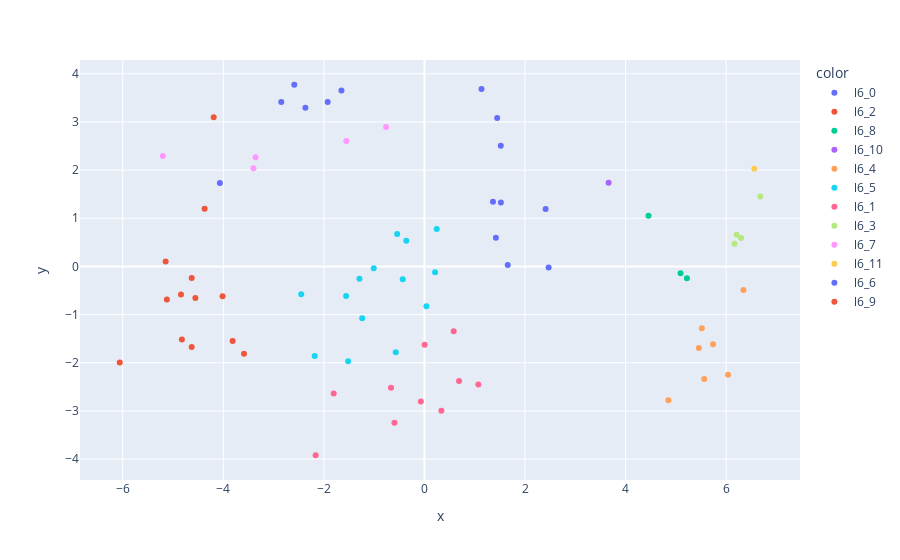

Notebook code for this chart:
### Markdown cell above
### Level 6

### Code cell
# Manual hyperparameters optimization
plot_clusters(tanks, 12, 6)

### Figure 1 — Plotly figure (JSON) as saved in the notebook; plotly's stock layout.template omitted (floating-point values rounded to 4 significant figures)
{"data": [{"customdata": [["Tiger 131", "G136_Tiger_131", 6, "heavyTank"], ["Объект 244", "R114_Object_244", 6, "heavyTank"], ["КВ-85", "R106_KV85", 6, "heavyTank"], ["A43 BP prototype", "GB105_Black_Prince_2019", 6, "heavyTank"], ["ARL 44", "F06_ARL_44", 6, "heavyTank"], ["TOG II*", "GB63_TOG_II", 6, "heavyTank"], ["Heavy Tank No. VI", "J19_Tiger_I_Jpn", 6, "heavyTank"], ["M6", "A10_M6", 6, "heavyTank"]], "hovertemplate": "color=l6_0<br>x=%{x}<br>y=%{y}<br>Танк=%{customdata[0]}<br>Тег=%{customdata[1]}<br>Уровень=%{customdata[2]}<br>Тип=%{customdata[3]}<extra></extra>", "legendgroup": "l6_0", "marker": {"color": "#636efa", "symbol": "circle"}, "mode": "markers", "name": "l6_0", "orientation": "v", "showlegend": true, "type": "scatter", "x": [1.421, 1.518, 1.446, 2.409, 1.52, 2.469, 1.656, 1.363], "xaxis": "x", "y": [0.5977, 2.503, 3.083, 1.191, 1.327, -0.02175, 0.03012, 1.341], "yaxis": "y"}, {"customdata": [["AMX 12 t", "F15_AMX_12t", 6, "lightTank"], ["A46", "GB108_A46", 6, "lightTank"], ["M18 Hellcat", "A41_M18_Hellcat", 6, "AT-SPG"], ["МТ-25", "R101_MT25", 6, "lightTank"], ["59-16", "Ch15_59_16", 6, "lightTank"], ["Т-50-2", "R160_T_50_2", 6, "lightTank"], ["T37", "A94_T37", 6, "lightTank"], ["M24E2 Super Chaffee", "A134_M24E2_SuperChaffee", 6, "lightTank"], ["Type 64", "Ch24_Type64", 6, "lightTank"], ["VK 28.01", "G66_VK2801", 6, "lightTank"], ["T21", "A71_T21", 6, "lightTank"]], "hovertemplate": "color=l6_2<br>x=%{x}<br>y=%{y}<br>Танк=%{customdata[0]}<br>Тег=%{customdata[1]}<br>Уровень=%{customdata[2]}<br>Тип=%{customdata[3]}<extra></extra>", "legendgroup": "l6_2", "marker": {"color": "#EF553B", "symbol": "circle"}, "mode": "markers", "name": "l6_2", "orientation": "v", "showlegend": true, "type": "scatter", "x": [-3.588, -4.015, -4.371, -4.629, -3.815, -4.824, -4.555, -4.842, -5.147, -5.122, -4.629], "xaxis": "x", "y": [-1.813, -0.6199, 1.197, -1.671, -1.546, -1.516, -0.6579, -0.5826, 0.09962, -0.6857, -0.2401], "yaxis": "y"}, {"customdata": [["VK 36.01 (H)", "G15_VK3601H", 6, "heavyTank"], ["Churchill VII", "GB09_Churchill_VII", 6, "heavyTank"], ["VK 30.01 (P)", "G27_VK3001P", 6, "heavyTank"]], "hovertemplate": "color=l6_8<br>x=%{x}<br>y=%{y}<br>Танк=%{customdata[0]}<br>Тег=%{customdata[1]}<br>Уровень=%{customdata[2]}<br>Тип=%{customdata[3]}<extra></extra>", "legendgroup": "l6_8", "marker": {"color": "#00cc96", "symbol": "circle"}, "mode": "markers", "name": "l6_8", "orientation": "v", "showlegend": true, "type": "scatter", "x": [5.093, 4.456, 5.219], "xaxis": "x", "y": [-0.1403, 1.051, -0.2451], "yaxis": "y"}, {"customdata": [["AT 8", "GB74_AT8", 6, "AT-SPG"]], "hovertemplate": "color=l6_10<br>x=%{x}<br>y=%{y}<br>Танк=%{customdata[0]}<br>Тег=%{customdata[1]}<br>Уровень=%{customdata[2]}<br>Тип=%{customdata[3]}<extra></extra>", "legendgroup": "l6_10", "marker": {"color": "#ab63fa", "symbol": "circle"}, "mode": "markers", "name": "l6_10", "orientation": "v", "showlegend": true, "type": "scatter", "x": [3.663], "xaxis": "x", "y": [1.736], "yaxis": "y"}, {"customdata": [["Crusader", "GB20_Crusader", 6, "lightTank"], ["Cromwell", "GB21_Cromwell", 6, "mediumTank"], ["B.U.G.I.", "Pl18_BUGI", 6, "mediumTank"], ["Т-34-85", "R07_T-34-85", 6, "mediumTank"], ["M4A3E8 Sherman", "A06_M4A3E8_Sherman", 6, "mediumTank"], ["Sherman Firefly", "GB19_Sherman_Firefly", 6, "mediumTank"], ["M4A3E2 Sherman Jumbo", "A36_Sherman_Jumbo", 6, "mediumTank"]], "hovertemplate": "color=l6_4<br>x=%{x}<br>y=%{y}<br>Танк=%{customdata[0]}<br>Тег=%{customdata[1]}<br>Уровень=%{customdata[2]}<br>Тип=%{customdata[3]}<extra></extra>", "legendgroup": "l6_4", "marker": {"color": "#FFA15A", "symbol": "circle"}, "mode": "markers", "name": "l6_4", "orientation": "v", "showlegend": true, "type": "scatter", "x": [4.85, 5.564, 6.037, 6.345, 5.457, 5.74, 5.517], "xaxis": "x", "y": [-2.777, -2.335, -2.251, -0.4873, -1.694, -1.618, -1.285], "yaxis": "y"}, {"customdata": [["M4A3E8 Thunderbolt VII", "A118_M4_Thunderbolt", 6, "mediumTank"], ["Т-34-85М", "R108_T34_85M", 6, "mediumTank"], ["А-43", "R57_A43", 6, "mediumTank"], ["Sherman VC Firefly", "GB95_Ekins_Firefly_M4A4", 6, "mediumTank"], ["M4A3E8 Fury", "A104_M4A3E8A", 6, "mediumTank"], ["Bretagne Panther", "F113_Bretagne_Panther", 6, "mediumTank"], ["Pz.Kpfw. IV Schmalturm", "G77_PzIV_Schmalturm", 6, "mediumTank"], ["VK 30.01 (D)", "G87_VK3002DB_V1", 6, "mediumTank"], ["Cromwell B", "GB85_Cromwell_Berlin", 6, "mediumTank"], ["М4-А2 Шерман Лозы", "R140_M4_Loza", 6, "mediumTank"], ["M4A1 FL 10", "F85_M4A1_FL10", 6, "mediumTank"], ["VK 30.02 (M)", "G96_VK3002M", 6, "mediumTank"], ["Т-34-85 Rudy", "R117_T34_85_Rudy", 6, "mediumTank"], ["Type 58", "Ch20_Type58", 6, "mediumTank"]], "hovertemplate": "color=l6_5<br>x=%{x}<br>y=%{y}<br>Танк=%{customdata[0]}<br>Тег=%{customdata[1]}<br>Уровень=%{customdata[2]}<br>Тип=%{customdata[3]}<extra></extra>", "legendgroup": "l6_5", "marker": {"color": "#19d3f3", "symbol": "circle"}, "mode": "markers", "name": "l6_5", "orientation": "v", "showlegend": true, "type": "scatter", "x": [0.244, -1.009, -2.451, -0.5707, -0.3606, 0.03934, 0.2112, -1.558, -1.517, -0.5424, -2.183, -0.4316, -1.293, -1.238], "xaxis": "x", "y": [0.7744, -0.04031, -0.5766, -1.783, 0.5322, -0.8254, -0.1209, -0.6162, -1.967, 0.6724, -1.859, -0.2653, -0.254, -1.076], "yaxis": "y"}, {"customdata": [["Strv m/42-57 Alt A.2", "S01_Strv_74_A2", 6, "mediumTank"], ["Škoda T 40", "Cz01_Skoda_T40", 6, "mediumTank"], ["40TP Habicha", "Pl10_40TP_Habicha", 6, "mediumTank"], ["AC 4 Experimental", "GB35_Sentinel_AC_IV", 6, "mediumTank"], ["Pudel", "Pl03_PzV_Poland", 6, "mediumTank"], ["Strv 74", "S07_Strv_74", 6, "mediumTank"], ["Škoda T 25", "Cz08_T_25", 6, "mediumTank"], ["T-34-85 Rudy", "Pl16_T34_85_Rudy", 6, "mediumTank"], ["Type 4 Chi-To", "J10_Chi_To", 6, "mediumTank"], ["P.43 bis", "It10_P43_bis", 6, "mediumTank"]], "hovertemplate": "color=l6_1<br>x=%{x}<br>y=%{y}<br>Танк=%{customdata[0]}<br>Тег=%{customdata[1]}<br>Уровень=%{customdata[2]}<br>Тип=%{customdata[3]}<extra></extra>", "legendgroup": "l6_1", "marker": {"color": "#FF6692", "symbol": "circle"}, "mode": "markers", "name": "l6_1", "orientation": "v", "showlegend": true, "type": "scatter", "x": [-0.5969, -0.6643, 1.072, 0.003725, 0.688, -2.163, -1.805, -0.07158, 0.582, 0.3372], "xaxis": "x", "y": [-3.245, -2.521, -2.45, -1.624, -2.38, -3.92, -2.638, -2.804, -1.347, -2.994], "yaxis": "y"}, {"customdata": [["Т-150", "R72_T150", 6, "heavyTank"], ["КВ-2", "R77_KV2", 6, "heavyTank"], ["КВ-1С", "R13_KV-1s", 6, "heavyTank"], ["КВ-2 (Р)", "R152_KV2_W", 6, "heavyTank"]], "hovertemplate": "color=l6_3<br>x=%{x}<br>y=%{y}<br>Танк=%{customdata[0]}<br>Тег=%{customdata[1]}<br>Уровень=%{customdata[2]}<br>Тип=%{customdata[3]}<extra></extra>", "legendgroup": "l6_3", "marker": {"color": "#B6E880", "symbol": "circle"}, "mode": "markers", "name": "l6_3", "orientation": "v", "showlegend": true, "type": "scatter", "x": [6.208, 6.297, 6.166, 6.678], "xaxis": "x", "y": [0.6556, 0.5901, 0.4689, 1.451], "yaxis": "y"}, {"customdata": [["Achilles", "GB45_Achilles_IIC", 6, "AT-SPG"], ["M36 Jackson", "A31_M36_Slagger", 6, "AT-SPG"], ["Excalibur", "GB96_Excalibur", 6, "AT-SPG"], ["Churchill Gun Carrier", "GB40_Gun_Carrier_Churchill", 6, "AT-SPG"], ["Dicker Max", "G41_DickerMax", 6, "AT-SPG"]], "hovertemplate": "color=l6_7<br>x=%{x}<br>y=%{y}<br>Танк=%{customdata[0]}<br>Тег=%{customdata[1]}<br>Уровень=%{customdata[2]}<br>Тип=%{customdata[3]}<extra></extra>", "legendgroup": "l6_7", "marker": {"color": "#FF97FF", "symbol": "circle"}, "mode": "markers", "name": "l6_7", "orientation": "v", "showlegend": true, "type": "scatter", "x": [-3.4, -1.553, -3.359, -0.7634, -5.202], "xaxis": "x", "y": [2.036, 2.602, 2.268, 2.894, 2.294], "yaxis": "y"}, {"customdata": [["O-I", "J24_Mi_To_130_tons", 6, "heavyTank"]], "hovertemplate": "color=l6_11<br>x=%{x}<br>y=%{y}<br>Танк=%{customdata[0]}<br>Тег=%{customdata[1]}<br>Уровень=%{customdata[2]}<br>Тип=%{customdata[3]}<extra></extra>", "legendgroup": "l6_11", "marker": {"color": "#FECB52", "symbol": "circle"}, "mode": "markers", "name": "l6_11", "orientation": "v", "showlegend": true, "type": "scatter", "x": [6.56], "xaxis": "x", "y": [2.027], "yaxis": "y"}, {"customdata": [["СУ-100Y", "R49_SU100Y", 6, "AT-SPG"], ["СУ-100", "R17_SU-100", 6, "AT-SPG"], ["WZ-131G FT", "Ch34_WZ131G_FT", 6, "AT-SPG"], ["T78", "A123_T78", 6, "AT-SPG"], ["Jagdpanzer IV", "G17_JagdPzIV", 6, "AT-SPG"], ["ARL V39", "F34_ARL_V39", 6, "AT-SPG"], ["Nashorn", "G40_Nashorn", 6, "AT-SPG"]], "hovertemplate": "color=l6_6<br>x=%{x}<br>y=%{y}<br>Танк=%{customdata[0]}<br>Тег=%{customdata[1]}<br>Уровень=%{customdata[2]}<br>Тип=%{customdata[3]}<extra></extra>", "legendgroup": "l6_6", "marker": {"color": "#636efa", "symbol": "circle"}, "mode": "markers", "name": "l6_6", "orientation": "v", "showlegend": true, "type": "scatter", "x": [1.135, -1.65, -2.847, -4.068, -1.924, -2.368, -2.588], "xaxis": "x", "y": [3.685, 3.655, 3.416, 1.734, 3.414, 3.294, 3.772], "yaxis": "y"}, {"customdata": [["Panhard AMD 178B", "F109_AMD_Panhard_178B", 6, "lightTank"], ["Ikv 65 Alt II", "S08_Ikv_65_Alt_2", 6, "AT-SPG"]], "hovertemplate": "color=l6_9<br>x=%{x}<br>y=%{y}<br>Танк=%{customdata[0]}<br>Тег=%{customdata[1]}<br>Уровень=%{customdata[2]}<br>Тип=%{customdata[3]}<extra></extra>", "legendgroup": "l6_9", "marker": {"color": "#EF553B", "symbol": "circle"}, "mode": "markers", "name": "l6_9", "orientation": "v", "showlegend": true, "type": "scatter", "x": [-6.059, -4.192], "xaxis": "x", "y": [-1.994, 3.096], "yaxis": "y"}], "layout": {"legend": {"title": {"text": "color"}, "tracegroupgap": 0}, "margin": {"t": 60}, "xaxis": {"anchor": "y", "domain": [0, 1], "title": {"text": "x"}}, "yaxis": {"anchor": "x", "domain": [0, 1], "title": {"text": "y"}}}}
